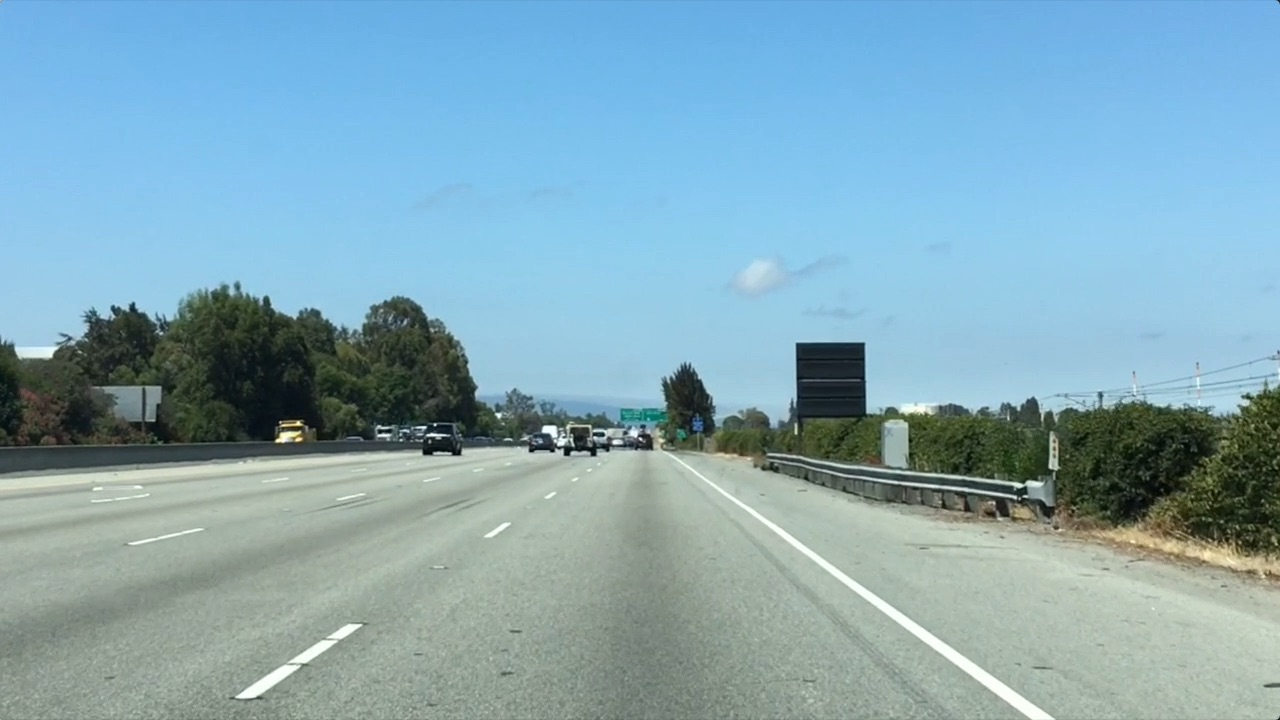
#> input picture test.jpg, 1280 x 720 px
$ python color_selection.py
#> lines starting #> are read from the running program, lines starting #| are printed output that depends on the picture; after the words box and inside, x2 and y2 are one past the last pixel; in counts of white or black regions, pixels touching at a corner belong together
import matplotlib.pyplot as plt
import matplotlib.image as mpimg
import numpy as np

# Read in the image
image = mpimg.imread('test.jpg')
#> image is the input picture: shape (720, 1280, 3); mean R, G, B 132, 168.5, 182.1

# Grab the x and y size and make a copy of the image
ysize = image.shape[0]
#> ysize = 720
xsize = image.shape[1]
#> xsize = 1280
color_select = np.copy(image)

# Define color selection criteria
###### MODIFY THESE VARIABLES TO MAKE YOUR COLOR SELECTION
red_threshold = 200
green_threshold = 200
blue_threshold = 200
######

rgb_threshold = [red_threshold, green_threshold, blue_threshold]

# Do a boolean or with the "|" character to identify
# pixels below the thresholds
thresholds = (image[:,:,0] < rgb_threshold[0]) \
            | (image[:,:,1] < rgb_threshold[1]) \
            | (image[:,:,2] < rgb_threshold[2])
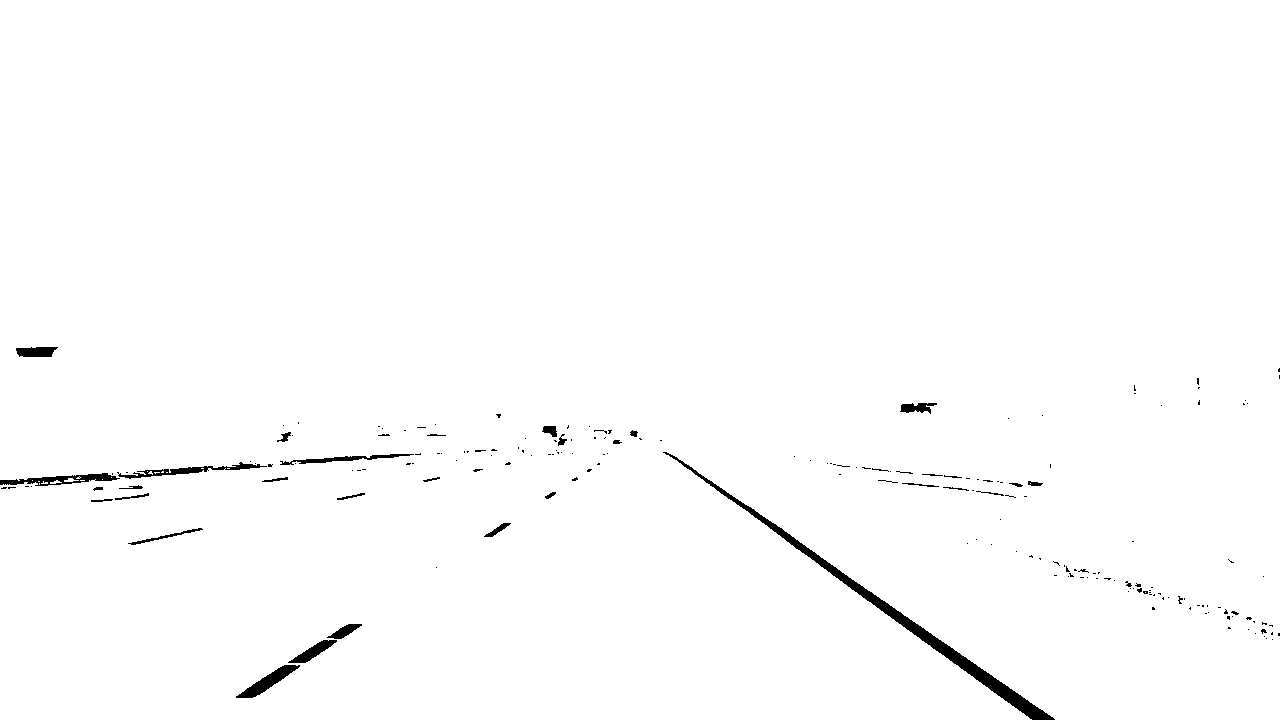
#> thresholds: shape (720, 1280) bool; 99% white; 196 black regions (161 under 20 px), largest, box (x1, y1, x2, y2) and area: (663, 452, 1055, 720) 3799, (0, 473, 120, 486) 673, (236, 665, 300, 698) 665
color_select[thresholds] = [0,0,0]
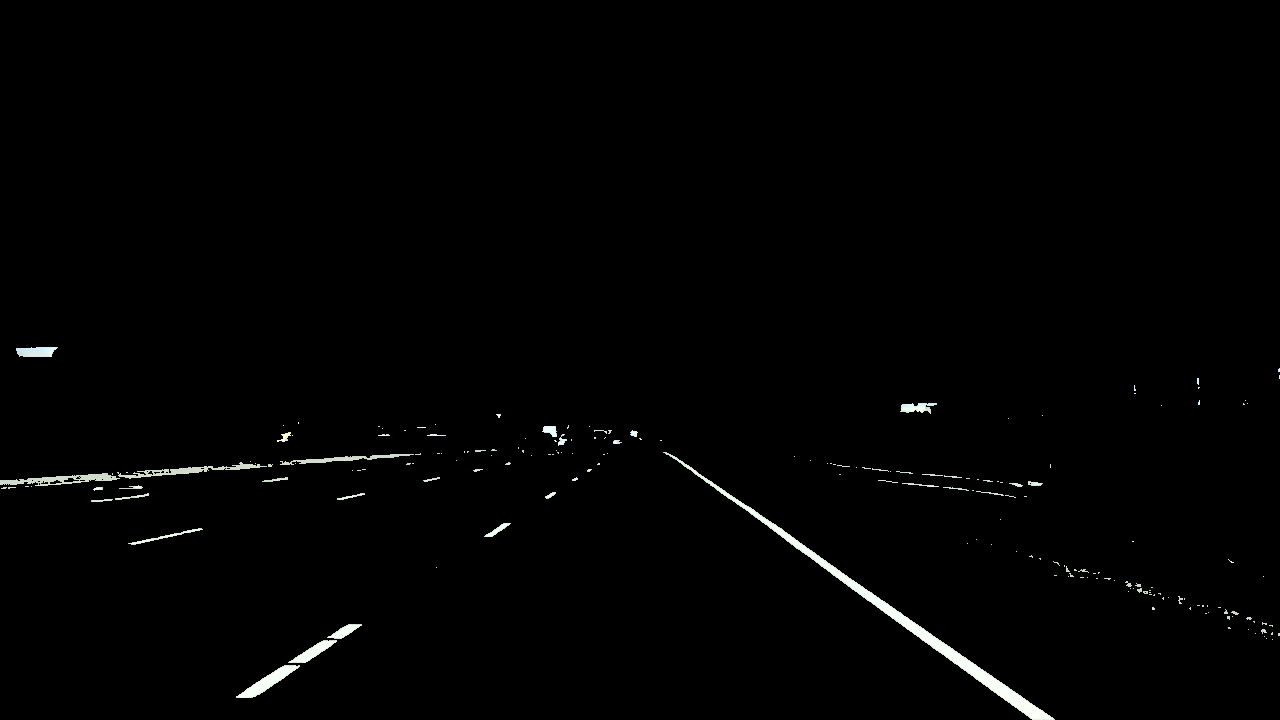
#> color_select: shape (720, 1280, 3); mean R, G, B 2.4, 2.5, 2.4

# Display the image
plt.imshow(color_select)

# Uncomment the following code if you are running the code locally and wish to save the image
mpimg.imsave("test-after.jpg", color_select)

$ run again, with exit-ramp.jpg copied over test.jpg
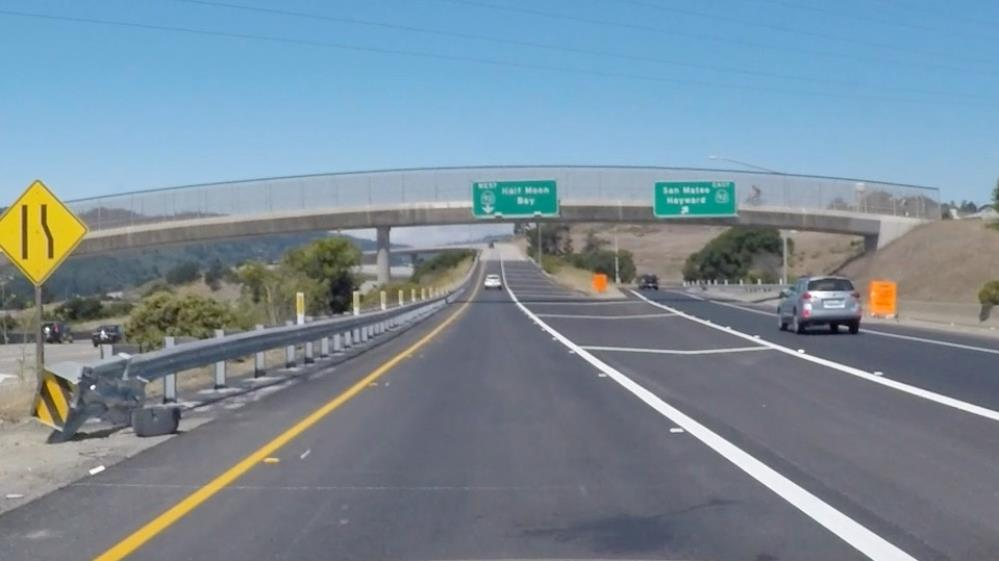
#> input picture exit-ramp.jpg, 999 x 561 px
#> image is the input picture: shape (561, 999, 3); mean R, G, B 121.8, 140.1, 153.3
#> `thresholds = (image[:,:,0] < rgb_threshold[0]) \ | (image[:,:,1] < rgb..`:
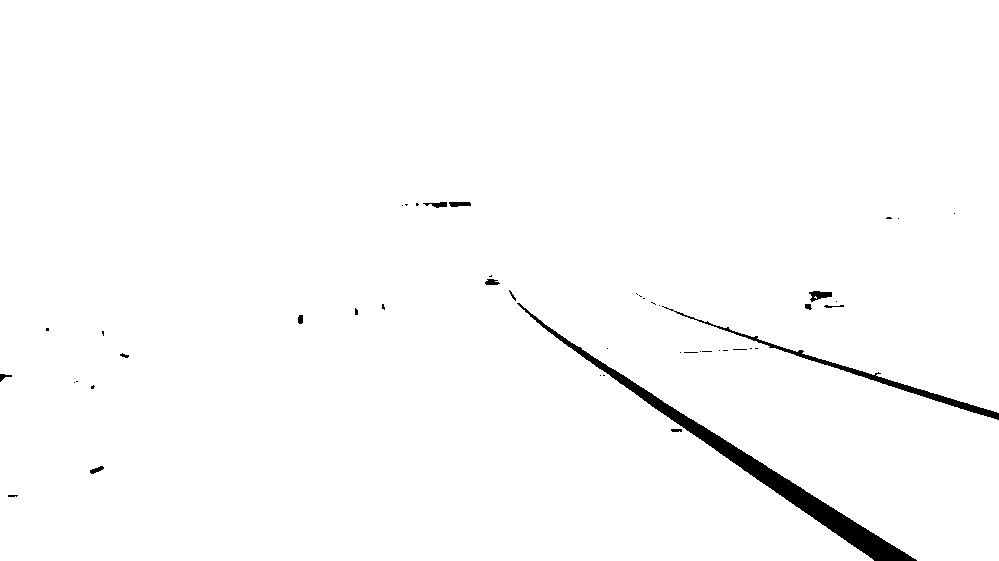
#> thresholds: shape (561, 999) bool; 98.5% white; 47 black regions (33 under 20 px), largest, box (x1, y1, x2, y2) and area: (517, 303, 917, 561) 5804, (662, 306, 999, 420) 1548, (809, 291, 832, 302) 149
#> `color_select[thresholds] = [0,0,0]`:
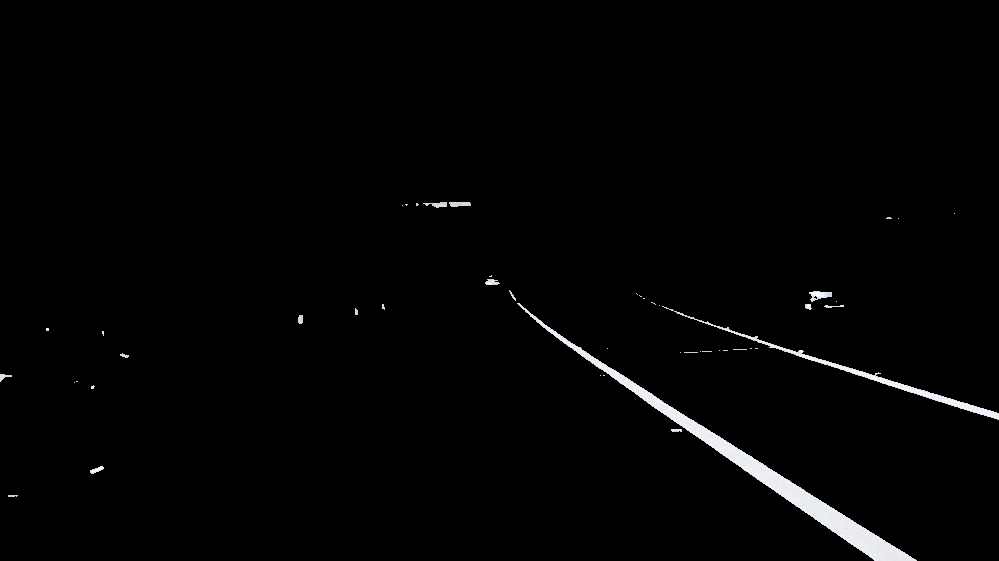
#> color_select: shape (561, 999, 3); mean R, G, B 3.4, 3.4, 3.5
